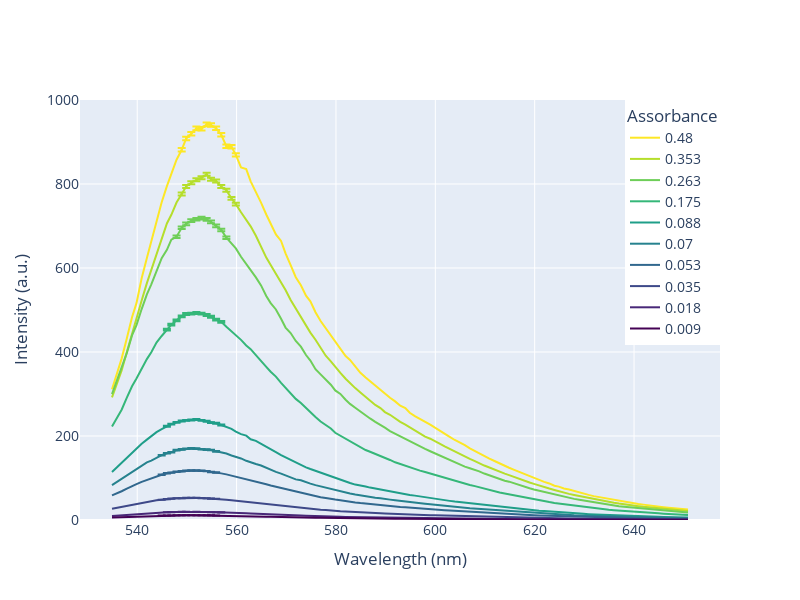

The notebook cell this image was saved under:
### Markdown cell above
plot spettri di fluo

### Code cell
fig = go.Figure()

colors = px.colors.sequential.Viridis_r
for i, (λ_col, I_col, a) in enumerate(zip(WAVELENGHTS, INTENSITIES, ASS)):
    fig.add_trace(go.Scatter(
        x=data[λ_col], 
        y=data[I_col],
        mode='lines',
        name=f'{np.round(a, 3)}',
        line=dict(color=colors[i % len(colors)]),  # Ensure colors cycle if more traces than colors
        error_y=dict(
            type='data',
            array=data[f'σ {I_col}'],  # Add error bars using the corresponding error column
            visible=True
        )
    ))

fig.update_layout(
    xaxis_title='Wavelength (nm)',
    yaxis_title='Intensity (a.u.)',
    height=600,
    width=800,
    yaxis=dict(range=[0, 1000]),
    legend=dict(
        title=dict(text='Assorbance'),
        x=1,  # Position legend at the far right
        y=1,  # Position legend at the top
        xanchor='right',  # Anchor legend to the right
        yanchor='top'     # Anchor legend to the top
    ),
    font=dict(size=14)
)

fig.write_html(dir_path + r"\html\emission_spectrum.html")
fig.write_image(dir_path + r"\images\emission_spectrum.png")
fig.show()
